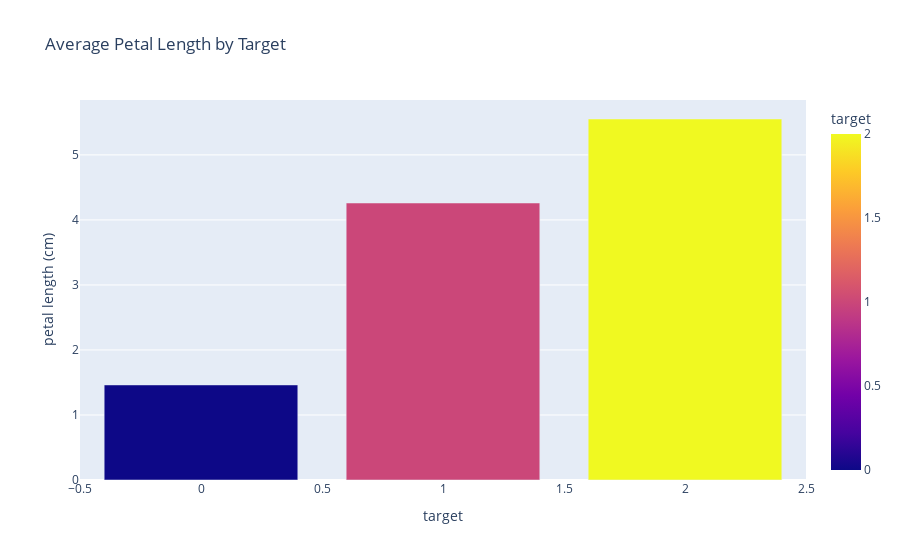

The notebook cell this image was saved under:
### Code cell
# Interactive Bar Plot: Average petal length by species
fig_bar = px.bar(df.groupby('target', as_index=False).mean(numeric_only=True),
                 x='target', y='petal length (cm)',
                 title='Average Petal Length by Target',
                 color='target')
fig_bar.show()

### Figure 1 — Plotly figure (JSON) as saved in the notebook; plotly's stock layout.template omitted (floating-point values rounded to 4 significant figures)
{"data": [{"hovertemplate": "target=%{marker.color}<br>petal length (cm)=%{y}<extra></extra>", "legendgroup": "", "marker": {"color": [0, 1, 2], "coloraxis": "coloraxis", "pattern": {"shape": ""}}, "name": "", "orientation": "v", "showlegend": false, "textposition": "auto", "type": "bar", "x": [0, 1, 2], "xaxis": "x", "y": [1.462, 4.26, 5.552], "yaxis": "y"}], "layout": {"barmode": "relative", "coloraxis": {"colorbar": {"title": {"text": "target"}}, "colorscale": [[0, "#0d0887"], [0.1111, "#46039f"], [0.2222, "#7201a8"], [0.3333, "#9c179e"], [0.4444, "#bd3786"], [0.5556, "#d8576b"], [0.6667, "#ed7953"], [0.7778, "#fb9f3a"], [0.8889, "#fdca26"], [1, "#f0f921"]]}, "legend": {"tracegroupgap": 0}, "title": {"text": "Average Petal Length by Target"}, "xaxis": {"anchor": "y", "domain": [0, 1], "title": {"text": "target"}}, "yaxis": {"anchor": "x", "domain": [0, 1], "title": {"text": "petal length (cm)"}}}}
